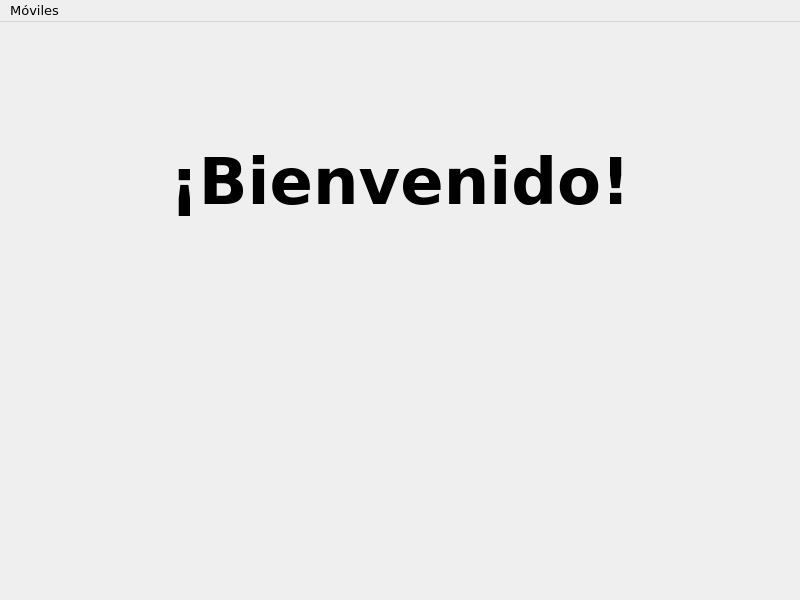
<?xml version="1.0" encoding="UTF-8"?>
<ui version="4.0">
 <class>window_start</class>
 <widget class="QMainWindow" name="window_start">
  <property name="geometry">
   <rect>
    <x>0</x>
    <y>0</y>
    <width>800</width>
    <height>600</height>
   </rect>
  </property>
  <property name="minimumSize">
   <size>
    <width>800</width>
    <height>600</height>
   </size>
  </property>
  <property name="maximumSize">
   <size>
    <width>800</width>
    <height>600</height>
   </size>
  </property>
  <property name="font">
   <font>
    <family>Verdana</family>
    <pointsize>10</pointsize>
   </font>
  </property>
  <property name="windowTitle">
   <string>Móviles</string>
  </property>
  <property name="windowIcon">
   <iconset resource="images/images.qrc">
    <normaloff>:/icons/icon_mobile_phone.png</normaloff>:/icons/icon_mobile_phone.png</iconset>
  </property>
  <property name="iconSize">
   <size>
    <width>32</width>
    <height>32</height>
   </size>
  </property>
  <widget class="QWidget" name="centralwidget">
   <widget class="QLabel" name="lbl_welcome">
    <property name="geometry">
     <rect>
      <x>0</x>
      <y>0</y>
      <width>800</width>
      <height>320</height>
     </rect>
    </property>
    <property name="minimumSize">
     <size>
      <width>800</width>
      <height>320</height>
     </size>
    </property>
    <property name="font">
     <font>
      <family>Verdana</family>
      <pointsize>48</pointsize>
      <weight>75</weight>
      <bold>true</bold>
     </font>
    </property>
    <property name="text">
     <string>¡Bienvenido!</string>
    </property>
    <property name="alignment">
     <set>Qt::AlignCenter</set>
    </property>
   </widget>
   <widget class="QLabel" name="lbl_image">
    <property name="geometry">
     <rect>
      <x>0</x>
      <y>320</y>
      <width>800</width>
      <height>250</height>
     </rect>
    </property>
    <property name="text">
     <string/>
    </property>
    <property name="pixmap">
     <pixmap resource="images/images.qrc">:/images/image_mobile_phone.png</pixmap>
    </property>
    <property name="alignment">
     <set>Qt::AlignCenter</set>
    </property>
   </widget>
  </widget>
  <widget class="QMenuBar" name="menubar">
   <property name="geometry">
    <rect>
     <x>0</x>
     <y>0</y>
     <width>800</width>
     <height>26</height>
    </rect>
   </property>
   <widget class="QMenu" name="mobile_menu">
    <property name="title">
     <string>Móviles</string>
    </property>
    <addaction name="menu_register"/>
    <addaction name="menu_list"/>
    <addaction name="menu_list_with_listwidget"/>
    <addaction name="menu_list_with_tablewidget"/>
    <addaction name="separator"/>
    <addaction name="menu_exit"/>
   </widget>
   <addaction name="mobile_menu"/>
  </widget>
  <action name="menu_register">
   <property name="text">
    <string>Registrar móvil</string>
   </property>
  </action>
  <action name="menu_list">
   <property name="text">
    <string>Listar móviles (TextEdit)</string>
   </property>
  </action>
  <action name="menu_exit">
   <property name="text">
    <string>Salir</string>
   </property>
  </action>
  <action name="menu_list_with_listwidget">
   <property name="text">
    <string>Listar móviles (List Widget)</string>
   </property>
  </action>
  <action name="menu_list_with_tablewidget">
   <property name="text">
    <string>Listar móviles (Table Widget)</string>
   </property>
  </action>
 </widget>
 <resources>
  <include location="images/images.qrc"/>
 </resources>
 <connections/>
</ui>
